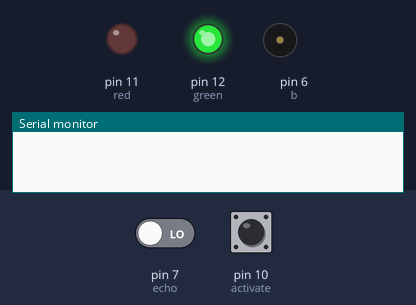
The sketch below on a simulated Arduino Uno, built with avr-gcc and run on an emulated ATmega328P. Parts: output pins drawn as LEDs (lit = HIGH), buzzer (waves = sounding), the last lines printed to the serial monitor. The inputs (shaded band) are chosen by the test bench; at power-on: pin 10 (activate) HIGH, pin 7 (echo) LOW. Pins used as bus, display or sensor lines are not drawn.

Above: at 1.2 s.
1.3 s: pin 10 (activate) pulled LOW for 0.15 s
At 1.7 s:
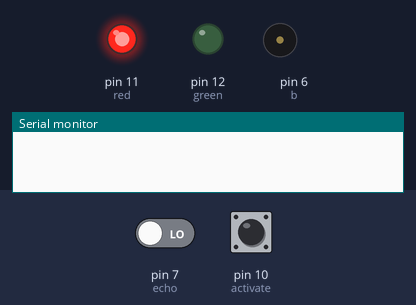
3.9 s: pin 10 (activate) pulled LOW for 1 s
At 4.96 s:
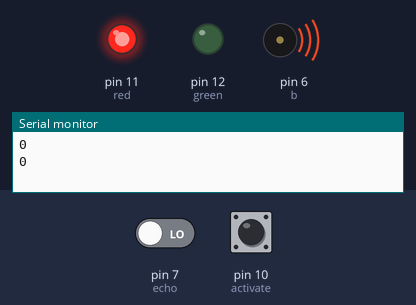
6.5 s: pin 10 (activate) pulled LOW for 3.2 s
At 8.4 s:
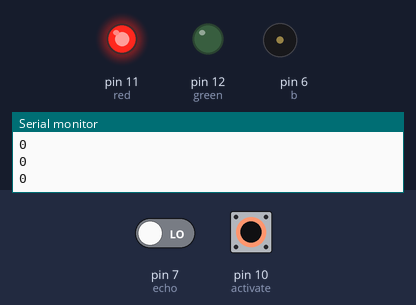
Timing chart, 0 to 11.3 s (numbered marks = the images above; inputs shaded):
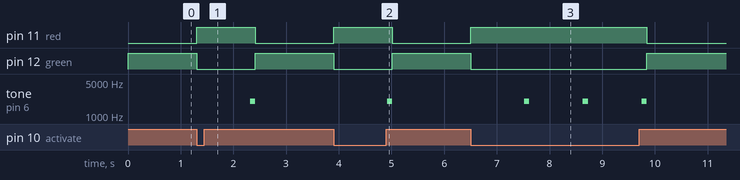

Measured:
- after the input at 1.3 s, pin 11 (red): LOW → HIGH at once, → LOW 1.1 s later; pin 12 (green): HIGH → LOW at once, → HIGH 1.1 s later; tone on pin 6 (b): silent → 2000 Hz after 1.0 s, → silent 0.10 s later
- after the input at 3.9 s, pin 11 (red): LOW → HIGH at once, → LOW 1.1 s later; pin 12 (green): HIGH → LOW at once, → HIGH 1.1 s later; tone on pin 6 (b): silent → 2000 Hz after 1.0 s, → silent 0.10 s later
- after the input at 6.5 s, pin 11 (red): LOW → HIGH at once, → LOW 3.3 s later; pin 12 (green): HIGH → LOW at once, → HIGH 3.3 s later; tone on pin 6 (b): alternates 2000 Hz for 0.10 s and silent for 1.0 s, 6 changes in all, then stays silent, starting after 1.0 s

The sketch:

codigo_ultrasonico.ino
```cpp
// C++ code
//

int activate = 10;
int b = 6;
int red = 11;
int green = 12;
int trig = 8;
int echo = 7;
int buzz_length;
long duration;
long distance;

long ultrasonic();
void buzz(int d);
void setup()
{
  pinMode(activate, INPUT_PULLUP);
  pinMode(b, OUTPUT);
  pinMode(red, OUTPUT);
  pinMode(green, OUTPUT);
  pinMode(trig, OUTPUT);
  pinMode(echo, INPUT);
  Serial.begin(9600);
}

void loop()
{
    digitalWrite(red, LOW);
  	digitalWrite(green, HIGH);

  while(digitalRead(activate) == LOW){
    digitalWrite(green, LOW);
 	digitalWrite(red, HIGH);
    distance = ultrasonic();
    buzz(distance);
  }
}


long ultrasonic(){
  digitalWrite(trig, LOW);
  delay(2);
  digitalWrite(trig, HIGH);
  delay(10);
  digitalWrite(trig, LOW);
  duration = pulseIn(echo, HIGH);
  distance = duration * (0.0343/2);
  Serial.println(distance);
  return distance;
}

void buzz(int d){
  buzz_length = map(d, 2, 330, 10, 1000);
  delay(buzz_length);
  tone(b, 2000);
  delay(100);
  noTone(b);
}
```
